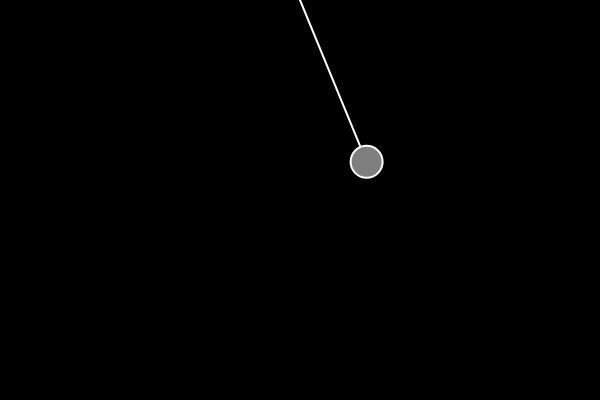
Frame 1 (no input)
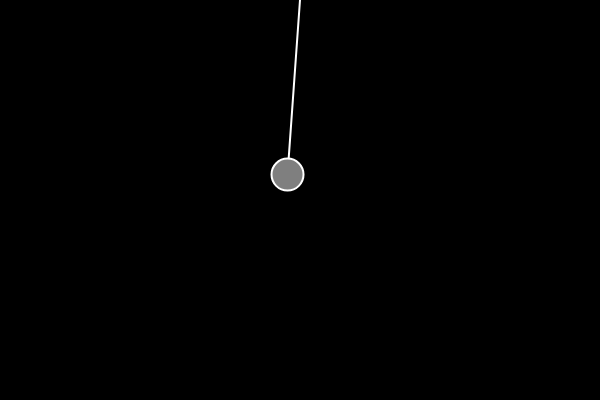
Frame 60 (no input)
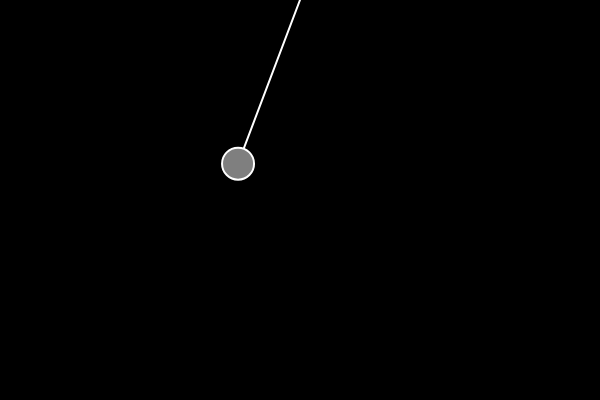
Frame 120 (the mouse pressed at the canvas centre since frame 60)

The p5.js sketch that drew these frames (run headless with seeded random() and noise() and a simulated clock; from frame 60 on, the mouse is pressed at the canvas centre):

// p5.js sketch
// ── sketch.js
let pendul;

function setup() {
  createCanvas(600, 400);
  pendul = new Pendulum(width/2, 0, 175);
}

function draw() {
  background(0);
  pendul.update();
  pendul.show();
}

// ── pendulum.js
class Pendulum{

    constructor(x, y, r) {
        this.origin = createVector(x, y);
        this.position = createVector();
        this.r = r;
        this.angle = PI/8;

        this.angleV = 0.0;
        this.angleA = 0.0;
        this.damping = 0.99999;
        this.ballR = 32.0;
    }

    update() {
        let gravity = 1;
        this.angleA = - gravity * sin(this.angle) / this.r;
        this.angleV += this.angleA * this.damping;
        this.angle += this.angleV;
    }

    show() {
        this.position.set(this.r * sin(this.angle), this.r * cos(this.angle), 0);
        this.position.add(this.origin);

        stroke(255);
        strokeWeight(2);
        line(this.origin.x, this.origin.y, this.position.x, this.position.y);
        ellipseMode(CENTER);
        fill(127);
        ellipse(this.position.x, this.position.y, this.ballR, this.ballR);
    }
}
